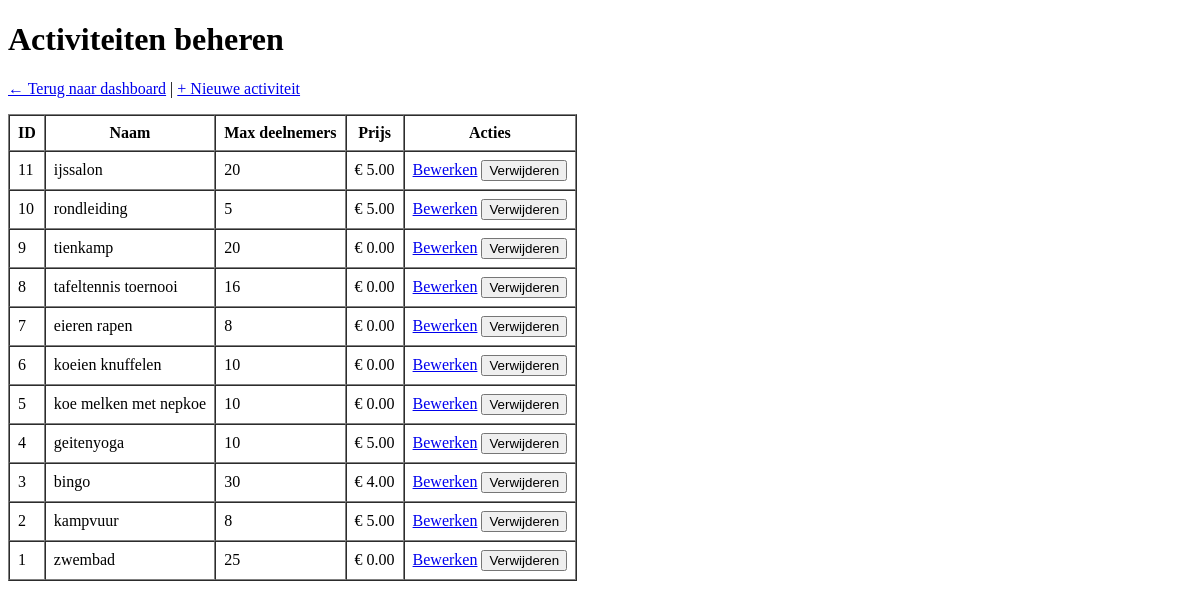
Before: /public/admin/admin_activiteiten.php (signed in) with the older database file.
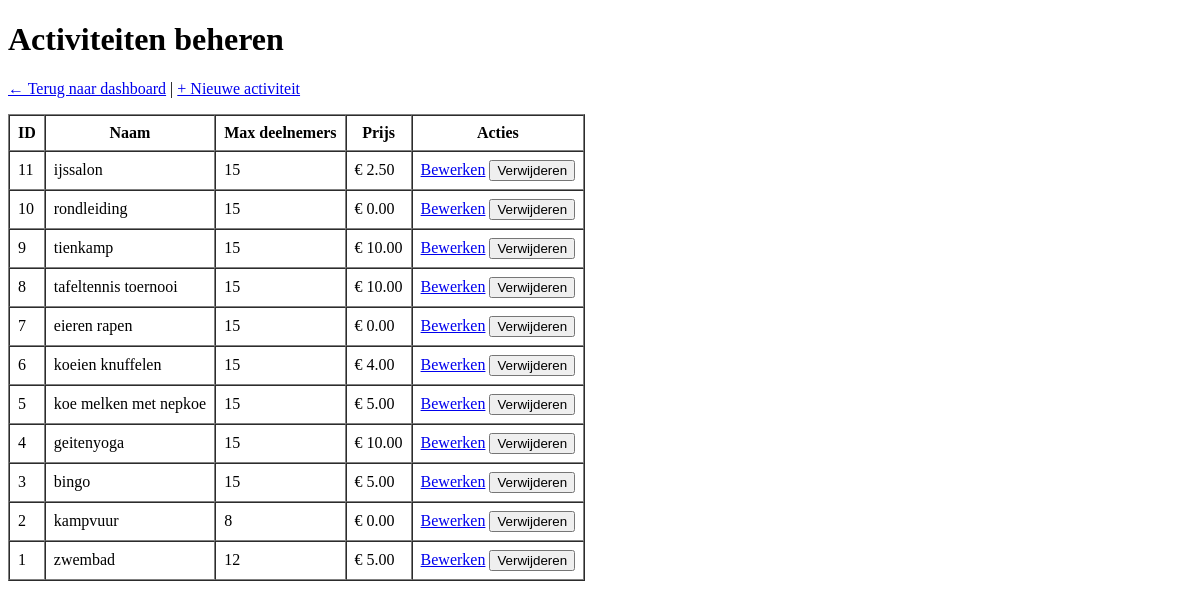
After: the same page with the newer database file.
### tables this page shows
CREATE TABLE Activiteiten (
    id INT PRIMARY KEY AUTO_INCREMENT,
    naam VARCHAR(100) NOT NULL,
    titel TEXT,
    beschrijving VARCHAR(1000),
    max_deelnemers INT,
    prijs DECIMAL(10, 2),
    tag VARCHAR(100),
    banner VARCHAR(100)
);

### public/admin/admin_activiteiten.php (the view, shortened to what this page needs)
<?php
require_once __DIR__ . '/../../includes/db.php';
$result = $conn->query("SELECT id, naam, max_deelnemers, prijs FROM Activiteiten ORDER BY id DESC");
?>
<!DOCTYPE html>
<html lang="nl">
<head>
</head>
<body>
  <h1>Activiteiten beheren</h1>
  <p>
    <a href="admin_dashboard.php">← Terug naar dashboard</a> |
    <a href="admin_activiteit_form.php">+ Nieuwe activiteit</a>
  </p>
  <table border="1" cellpadding="8" cellspacing="0">
    <thead>
      <tr>
        <th>ID</th>
        <th>Naam</th>
        <th>Max deelnemers</th>
        <th>Prijs</th>
        <th>Acties</th>
      </tr>
    </thead>
    <tbody>
      <?php while ($row = $result->fetch_assoc()): ?>
        <tr>
          <td><?= (int)$row['id'] ?></td>
          <td><?= htmlspecialchars($row['naam']) ?></td>
          <td><?= htmlspecialchars((string)$row['max_deelnemers']) ?></td>
          <td>€ <?= htmlspecialchars((string)$row['prijs']) ?></td>
          <td>
            <a href="admin_activiteit_form.php?id=<?= (int)$row['id'] ?>">Bewerken</a>
                <form method="post" action="admin_activiteit_delete.php" style="display:inline;"
                    onsubmit="return confirm('Weet je zeker dat je deze activiteit wilt verwijderen?');">
                <button type="submit">Verwijderen</button>
                </form>
          </td>
        </tr>
      <?php endwhile; ?>
    </tbody>
  </table>
</body>
</html>

Changed rows visible on the page:
changed activiteiten "ijssalon": max_deelnemers "20" → "15"; prijs "5.00" → "2.50"
changed activiteiten "rondleiding": max_deelnemers "5" → "15"; prijs "5.00" → "0.00"
changed activiteiten "tienkamp": max_deelnemers "20" → "15"; prijs "0.00" → "10.00"
changed activiteiten "tafeltennis toernooi": max_deelnemers "16" → "15"; prijs "0.00" → "10.00"
changed activiteiten "eieren rapen": max_deelnemers "8" → "15"
changed activiteiten "koeien knuffelen": max_deelnemers "10" → "15"; prijs "0.00" → "4.00"
changed activiteiten "koe melken met nepkoe": max_deelnemers "10" → "15"; prijs "0.00" → "5.00"
changed activiteiten "geitenyoga": max_deelnemers "10" → "15"; prijs "5.00" → "10.00"
changed activiteiten "bingo": max_deelnemers "30" → "15"; prijs "4.00" → "5.00"
changed activiteiten "kampvuur": prijs "5.00" → "0.00"
changed activiteiten "zwembad": max_deelnemers "25" → "12"; prijs "0.00" → "5.00"
